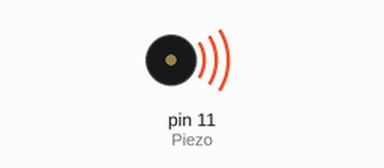
Simulated run of this sketch. Board: Arduino Uno, built with avr-gcc and run on an emulated ATmega328P. Parts: buzzer (waves = sounding).

Above: at 0.1 s.
Timing chart, 0 to 1.6 s (numbered marks = the images above):
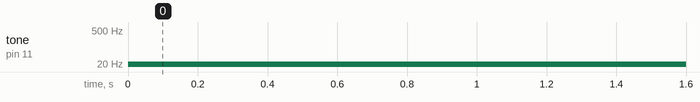

Measured:
- by itself, tone on pin 11 (Piezo): silent → 10 Hz at 0.00 s

The sketch:

OUT_Bzr_1.ino
```cpp
#define Piezo 11           //connect the piezo buzzer to pin 11 Arduino
void setup()
{
  pinMode(Piezo, OUTPUT);  //piezo pin is an output port
}
void loop()
{
  tone(Piezo, 10);         //generate a tone with 10 Hz frequency
  delay(500);
}
```
